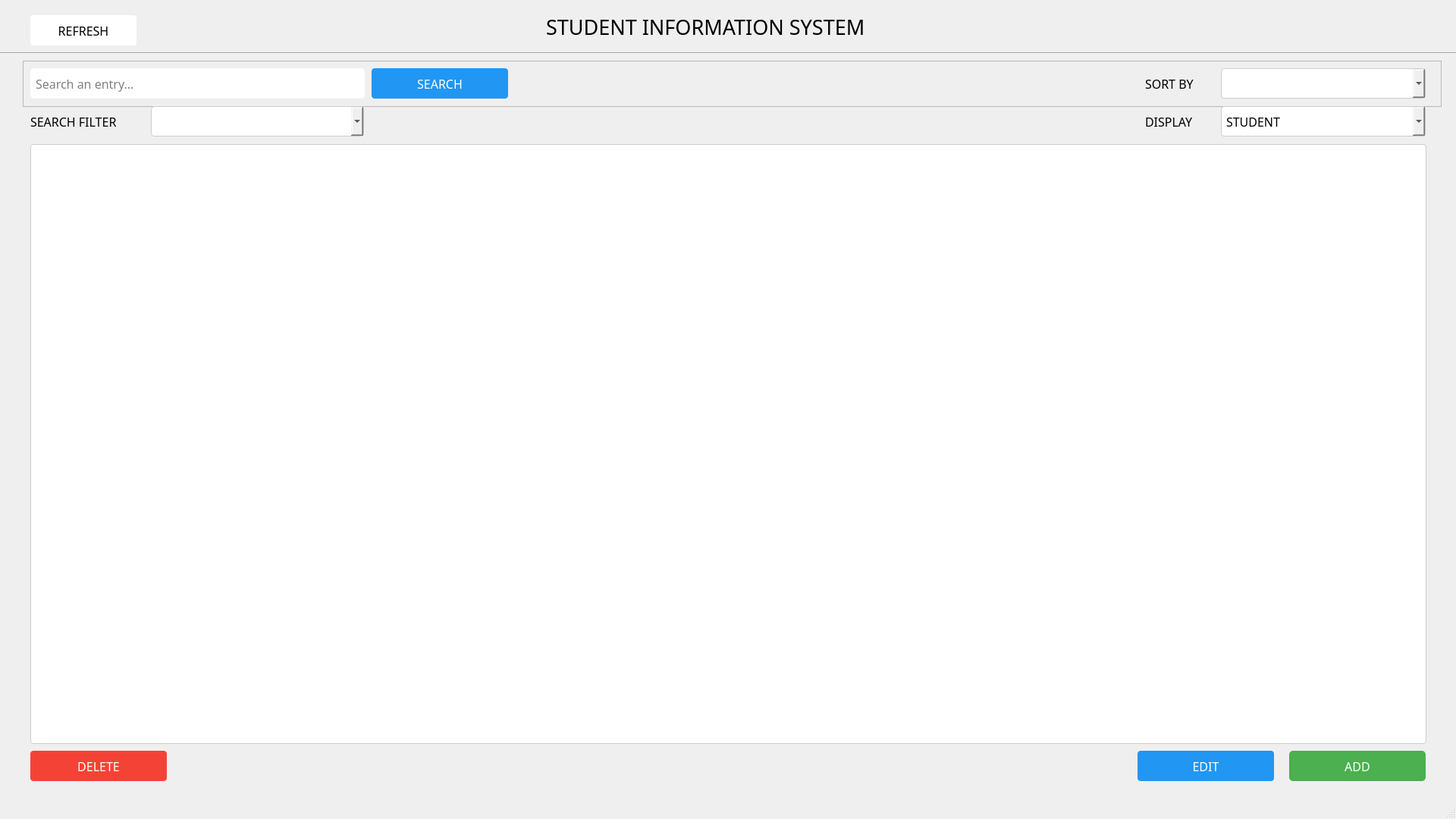
<?xml version="1.0" encoding="UTF-8"?>
<ui version="4.0">
 <class>MainWindow</class>
 <widget class="QMainWindow" name="MainWindow">
  <property name="geometry">
   <rect>
    <x>0</x>
    <y>0</y>
    <width>1920</width>
    <height>1080</height>
   </rect>
  </property>
  <property name="minimumSize">
   <size>
    <width>1920</width>
    <height>1080</height>
   </size>
  </property>
  <property name="maximumSize">
   <size>
    <width>1920</width>
    <height>1080</height>
   </size>
  </property>
  <property name="windowTitle">
   <string>Student Information System</string>
  </property>
  <property name="styleSheet">
   <string notr="true"/>
  </property>
  <widget class="QWidget" name="centralwidget">
   <widget class="QFrame" name="frame">
    <property name="geometry">
     <rect>
      <x>30</x>
      <y>80</y>
      <width>1871</width>
      <height>61</height>
     </rect>
    </property>
    <property name="font">
     <font>
      <family>Arial</family>
      <pointsize>11</pointsize>
     </font>
    </property>
    <property name="frameShape">
     <enum>QFrame::StyledPanel</enum>
    </property>
    <property name="frameShadow">
     <enum>QFrame::Raised</enum>
    </property>
    <widget class="QLabel" name="label_2">
     <property name="geometry">
      <rect>
       <x>1480</x>
       <y>10</y>
       <width>91</width>
       <height>41</height>
      </rect>
     </property>
     <property name="font">
      <font>
       <family>Franklin Gothic Medium Cond</family>
       <pointsize>12</pointsize>
       <weight>50</weight>
       <bold>false</bold>
      </font>
     </property>
     <property name="cursor">
      <cursorShape>ArrowCursor</cursorShape>
     </property>
     <property name="styleSheet">
      <string notr="true"/>
     </property>
     <property name="text">
      <string>SORT BY</string>
     </property>
    </widget>
    <widget class="QLineEdit" name="searchBox">
     <property name="geometry">
      <rect>
       <x>10</x>
       <y>10</y>
       <width>441</width>
       <height>40</height>
      </rect>
     </property>
     <property name="font">
      <font>
       <family>Franklin Gothic Medium Cond</family>
       <pointsize>12</pointsize>
      </font>
     </property>
     <property name="styleSheet">
      <string notr="true">QLineEdit {
        border-radius: 5px;
        padding: 5px;
    }</string>
     </property>
     <property name="text">
      <string/>
     </property>
     <property name="placeholderText">
      <string>Search an entry...</string>
     </property>
    </widget>
    <widget class="QComboBox" name="sortComboBox">
     <property name="geometry">
      <rect>
       <x>1580</x>
       <y>10</y>
       <width>270</width>
       <height>40</height>
      </rect>
     </property>
     <property name="font">
      <font>
       <family>Franklin Gothic Medium Cond</family>
       <pointsize>12</pointsize>
      </font>
     </property>
     <property name="cursor">
      <cursorShape>PointingHandCursor</cursorShape>
     </property>
     <property name="layoutDirection">
      <enum>Qt::LeftToRight</enum>
     </property>
     <property name="styleSheet">
      <string notr="true">QComboBox {
        padding: 6px;
        border: 1px solid #ccc;
        border-radius: 4px;
    }
    QComboBox QAbstractItemView {
        border: 1px solid #ccc;
        selection-background-color: #2196F3;
        selection-color: #ffffff;
        background-color: #ffffff;
        padding: 4px;
        outline: 0;
    }</string>
     </property>
    </widget>
    <widget class="QPushButton" name="searchButton">
     <property name="geometry">
      <rect>
       <x>460</x>
       <y>10</y>
       <width>180</width>
       <height>40</height>
      </rect>
     </property>
     <property name="font">
      <font>
       <family>Franklin Gothic Medium Cond</family>
       <pointsize>12</pointsize>
      </font>
     </property>
     <property name="cursor">
      <cursorShape>PointingHandCursor</cursorShape>
     </property>
     <property name="styleSheet">
      <string notr="true">QPushButton {
        background-color: #2196F3;
        color: white;
        padding: 8px 16px;
        border: none;
        border-radius: 4px;
    }
    QPushButton:hover {
        background-color: #1976D2;
    }
    QPushButton:pressed {
        background-color: #1565C0;
    }
    QPushButton:disabled {
        background-color: #90CAF9;
        color: #f5f5f5;
    }</string>
     </property>
     <property name="text">
      <string>SEARCH</string>
     </property>
    </widget>
   </widget>
   <widget class="QPushButton" name="deleteButton">
    <property name="geometry">
     <rect>
      <x>40</x>
      <y>990</y>
      <width>180</width>
      <height>40</height>
     </rect>
    </property>
    <property name="font">
     <font>
      <family>Franklin Gothic Medium Cond</family>
      <pointsize>12</pointsize>
      <weight>50</weight>
      <bold>false</bold>
     </font>
    </property>
    <property name="cursor">
     <cursorShape>PointingHandCursor</cursorShape>
    </property>
    <property name="styleSheet">
     <string notr="true">QPushButton {
        background-color: #F44336;
        color: white;
        padding: 8px 16px;
        border: none;
        border-radius: 4px;
    }
    QPushButton:hover {
        background-color: #D32F2F;
    }
    QPushButton:pressed {
        background-color: #B71C1C;
    }
    QPushButton:disabled {
        background-color: #E57373;
        color: #f5f5f5;
    }</string>
    </property>
    <property name="text">
     <string>DELETE</string>
    </property>
   </widget>
   <widget class="QPushButton" name="editButton">
    <property name="geometry">
     <rect>
      <x>1500</x>
      <y>990</y>
      <width>180</width>
      <height>40</height>
     </rect>
    </property>
    <property name="font">
     <font>
      <family>Franklin Gothic Medium Cond</family>
      <pointsize>12</pointsize>
      <weight>50</weight>
      <bold>false</bold>
     </font>
    </property>
    <property name="cursor">
     <cursorShape>PointingHandCursor</cursorShape>
    </property>
    <property name="styleSheet">
     <string notr="true">QPushButton {
        background-color: #2196F3;
        color: white;
        padding: 8px 16px;
        border: none;
        border-radius: 4px;
    }
    QPushButton:hover {
        background-color: #1976D2;
    }
    QPushButton:pressed {
        background-color: #1565C0;
    }
    QPushButton:disabled {
        background-color: #90CAF9;
        color: #f5f5f5;
    }</string>
    </property>
    <property name="text">
     <string>EDIT</string>
    </property>
   </widget>
   <widget class="QTableWidget" name="tableWidget">
    <property name="geometry">
     <rect>
      <x>40</x>
      <y>190</y>
      <width>1841</width>
      <height>791</height>
     </rect>
    </property>
    <property name="font">
     <font>
      <family>Arial</family>
      <pointsize>10</pointsize>
     </font>
    </property>
    <property name="styleSheet">
     <string notr="true">QTableWidget {
        border: 1px solid #ccc;
        border-radius: 4px;
        gridline-color: #ddd;
        background-color: #ffffff;
    }
    
    QHeaderView::section {
        background-color: #1976D2;
		color: white;
        padding: 8px;
        border: 1px solid #ccc;
        font-weight: bold;
        font-size: 20px;
    }
    
    QTableWidget::item {
        padding: 6px;
    }</string>
    </property>
   </widget>
   <widget class="QComboBox" name="displayComboBox">
    <property name="geometry">
     <rect>
      <x>1610</x>
      <y>140</y>
      <width>270</width>
      <height>40</height>
     </rect>
    </property>
    <property name="font">
     <font>
      <family>Franklin Gothic Medium Cond</family>
      <pointsize>12</pointsize>
     </font>
    </property>
    <property name="cursor">
     <cursorShape>PointingHandCursor</cursorShape>
    </property>
    <property name="layoutDirection">
     <enum>Qt::LeftToRight</enum>
    </property>
    <property name="styleSheet">
     <string notr="true">QComboBox {
        padding: 6px;
        border: 1px solid #ccc;
        border-radius: 4px;
		color: black
    }
    QComboBox QAbstractItemView {
        border: 1px solid #ccc;
        selection-background-color: #2196F3;
        selection-color: #ffffff;
        background-color: #ffffff;
        padding: 4px;
        outline: 0;
    }</string>
    </property>
    <item>
     <property name="text">
      <string>STUDENT</string>
     </property>
    </item>
    <item>
     <property name="text">
      <string>PROGRAM</string>
     </property>
    </item>
    <item>
     <property name="text">
      <string>COLLEGE</string>
     </property>
    </item>
   </widget>
   <widget class="QLabel" name="label_14">
    <property name="geometry">
     <rect>
      <x>1510</x>
      <y>140</y>
      <width>91</width>
      <height>41</height>
     </rect>
    </property>
    <property name="font">
     <font>
      <family>Franklin Gothic Medium Cond</family>
      <pointsize>12</pointsize>
      <weight>50</weight>
      <bold>false</bold>
     </font>
    </property>
    <property name="styleSheet">
     <string notr="true"/>
    </property>
    <property name="text">
     <string>DISPLAY</string>
    </property>
   </widget>
   <widget class="QLabel" name="label_15">
    <property name="geometry">
     <rect>
      <x>720</x>
      <y>10</y>
      <width>491</width>
      <height>51</height>
     </rect>
    </property>
    <property name="font">
     <font>
      <family>Franklin Gothic Medium Cond</family>
      <pointsize>20</pointsize>
      <weight>50</weight>
      <bold>false</bold>
     </font>
    </property>
    <property name="styleSheet">
     <string notr="true"/>
    </property>
    <property name="text">
     <string>STUDENT INFORMATION SYSTEM</string>
    </property>
   </widget>
   <widget class="QLabel" name="label">
    <property name="geometry">
     <rect>
      <x>40</x>
      <y>140</y>
      <width>151</width>
      <height>41</height>
     </rect>
    </property>
    <property name="font">
     <font>
      <family>Franklin Gothic Medium Cond</family>
      <pointsize>12</pointsize>
      <weight>50</weight>
      <bold>false</bold>
     </font>
    </property>
    <property name="styleSheet">
     <string notr="true"/>
    </property>
    <property name="text">
     <string>SEARCH FILTER</string>
    </property>
   </widget>
   <widget class="QComboBox" name="searchComboBox">
    <property name="geometry">
     <rect>
      <x>199</x>
      <y>140</y>
      <width>281</width>
      <height>40</height>
     </rect>
    </property>
    <property name="font">
     <font>
      <family>Franklin Gothic Medium Cond</family>
      <pointsize>12</pointsize>
     </font>
    </property>
    <property name="cursor">
     <cursorShape>PointingHandCursor</cursorShape>
    </property>
    <property name="styleSheet">
     <string notr="true">QComboBox {
        padding: 6px;
        border: 1px solid #ccc;
        border-radius: 4px;
    }
    QComboBox QAbstractItemView {
        border: 1px solid #ccc;
        selection-background-color: #2196F3;
        selection-color: #ffffff;
        background-color: #ffffff;
        padding: 4px;
        outline: 0;
    }</string>
    </property>
   </widget>
   <widget class="QPushButton" name="refreshButton">
    <property name="geometry">
     <rect>
      <x>40</x>
      <y>20</y>
      <width>140</width>
      <height>40</height>
     </rect>
    </property>
    <property name="font">
     <font>
      <family>Franklin Gothic Medium Cond</family>
      <pointsize>12</pointsize>
      <weight>50</weight>
      <bold>false</bold>
     </font>
    </property>
    <property name="cursor">
     <cursorShape>PointingHandCursor</cursorShape>
    </property>
    <property name="styleSheet">
     <string notr="true">QPushButton {
        background-color: #ffffff;
        color: black;
        padding: 8px 16px;
        border: none;
        border-radius: 4px;
    }
QPushButton:hover {
        background-color: #f9f9f9;
    }
    QPushButton:pressed {
        background-color: lightgray;
    }</string>
    </property>
    <property name="text">
     <string>REFRESH</string>
    </property>
   </widget>
   <widget class="QPushButton" name="addButton">
    <property name="geometry">
     <rect>
      <x>1700</x>
      <y>990</y>
      <width>180</width>
      <height>40</height>
     </rect>
    </property>
    <property name="font">
     <font>
      <family>Franklin Gothic Medium Cond</family>
      <pointsize>12</pointsize>
     </font>
    </property>
    <property name="cursor">
     <cursorShape>PointingHandCursor</cursorShape>
    </property>
    <property name="styleSheet">
     <string notr="true">QPushButton {
        background-color: #4CAF50;
        color: white;
        padding: 8px 16px;
        border: none;
        border-radius: 5px;
    }
    QPushButton:hover {
        background-color: #43A047;
    }
    QPushButton:pressed {
        background-color: #388E3C;
    }</string>
    </property>
    <property name="text">
     <string>ADD</string>
    </property>
   </widget>
   <widget class="Line" name="line">
    <property name="geometry">
     <rect>
      <x>0</x>
      <y>60</y>
      <width>1921</width>
      <height>20</height>
     </rect>
    </property>
    <property name="orientation">
     <enum>Qt::Horizontal</enum>
    </property>
   </widget>
  </widget>
  <widget class="QStatusBar" name="statusbar"/>
 </widget>
 <resources/>
 <connections/>
</ui>
